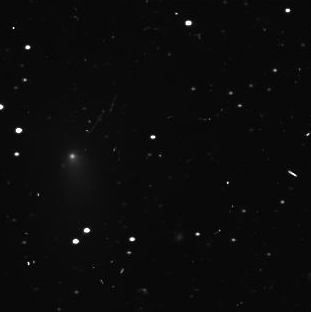
%> input picture LongExposure/long_pic_2.png, 311 x 312 px
$ octave LongExposure.m   (GNU Octave 9; MATLAB toolbox functions it lacks are replaced by stand-ins)
%> lines starting %> are read from the running program, lines starting %| are printed output that depends on the picture
### Holding Point/prepro.m
function [photoA] = prepro(photoA,set_prepro)
%--------------------------------------------------------------------------
% performs threshold and median filter on the input photos
%--------------------------------------------------------------------------

med = set_prepro.med;
thres = set_prepro.thres;

% smooth single point noise
photoA = medfilt2(photoA,[med,med]);


% apply threshold
photoA = photoA.*(photoA>thres);


end

### LongExposure/LongExposure.m
close all
clear all

% update long exposure picture (1 - 5)
sky_raw = rgb2gray(imread('long_pic_2.png'));   % convert in grey
%> sky_raw: size 312x311 uint8; min 0, max 255, mean 11
sky_raw = im2double(sky_raw);                   % resize between [0,1]
%> sky_raw: size 312x311 double

figure
imshow(sky_raw)


% preprocessing
set_prepro.med = 3;
set_prepro.thres = 0.3;
[sky] = prepro(sky_raw,set_prepro);
%> in prepro, `photoA = photoA.*(photoA>thres);`:
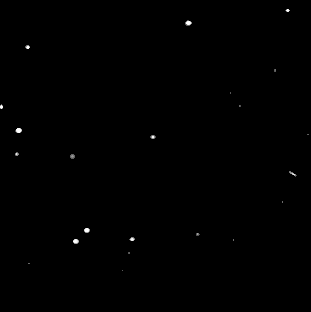
%> photoA: size 312x311 double; min 0, max 1, mean 0.00187
% sky = imbinarize(sky_raw);
% sky = edge(sky,'canny');
% sky = bwmorph(sky,'thin');

figure
imshow(sky)


% Hough Transform Agorithm
[H, T, R] = hough(sky);
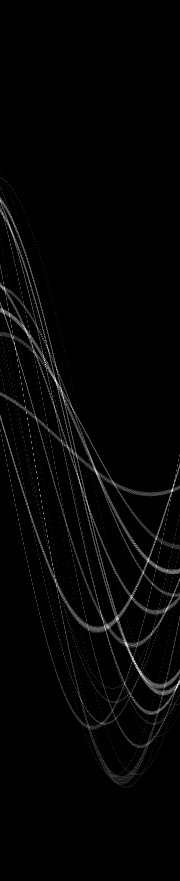
%> H: size 881x180 double; min 0, max 16, mean 0.314; drawn with min black and max white
%> T = 180 values from -90 to 89; R = 881 values from -440 to 440
P = houghpeaks(H,1);
%> P = [664 136]
L = houghlines(sky,T,R,P,'MinLength',5);
%> L = 1 line; point1 to point2 (x, y): (88, 229) to (75, 243)


figure
imshow(sky_raw); hold on
plot(L.point1(1),L.point1(2),'g*'); hold on
plot(L.point2(1),L.point2(2),'g*'); hold on
%> after `plot(L.point2(1),L.point2(2),'g*')`:
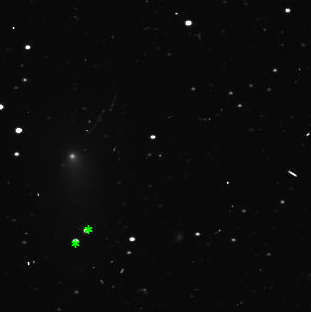
%> figure redrawn from the program's plot data

$ run again, with LongExposure/long_pic_1.png copied over LongExposure/long_pic_2.png
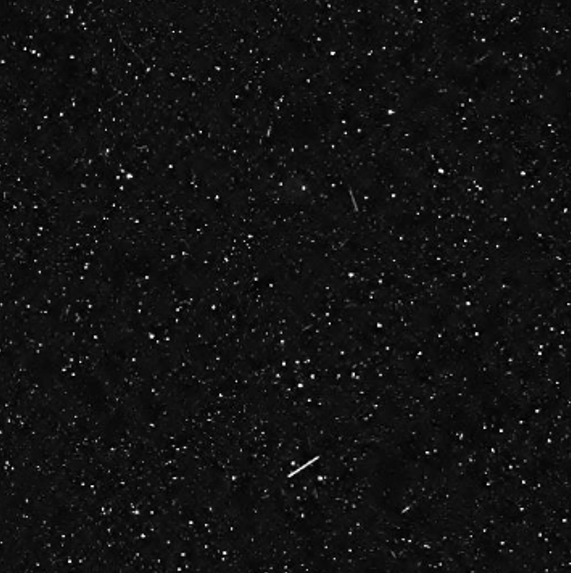
%> input picture LongExposure/long_pic_1.png, 571 x 573 px
%> `[H, T, R] = hough(sky);`:
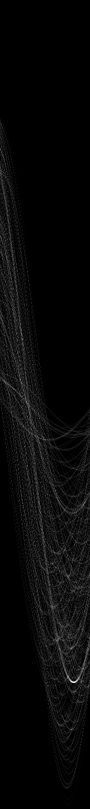
%> H: size 1617x180 double (shown at 1/2 size); min 0, max 40, mean 1.4; drawn with min black and max white
%> T = 180 values from -90 to 89; R = 1617 values from -808 to 808
%> P = [1364 145]
%> L = 1 line; point1 to point2 (x, y): (317, 457) to (290, 477)
%> `plot(L.point2(1),L.point2(2),'g*')`:
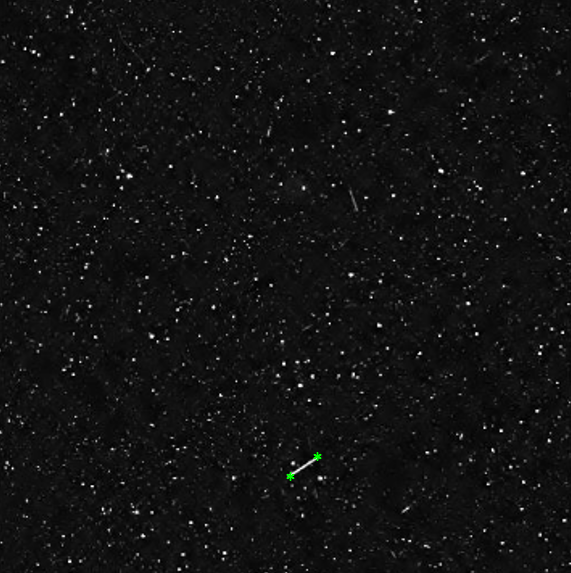
%> figure redrawn from the program's plot data

$ run again, with LongExposure/long_pic_3.png copied over LongExposure/long_pic_2.png
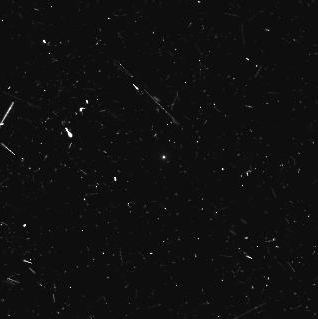
%> input picture LongExposure/long_pic_3.png, 318 x 319 px
%> `[H, T, R] = hough(sky);`:
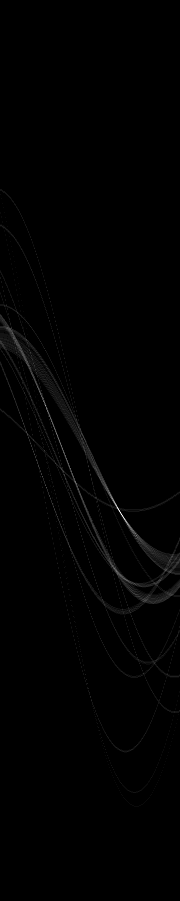
%> H: size 901x180 double; min 0, max 25, mean 0.1; drawn with min black and max white
%> T = 180 values from -90 to 89; R = 901 values from -450 to 450
%> P = [510 119]
%> L = 1 line; point1 to point2 (x, y): (2, 124) to (13, 105)
%> `plot(L.point2(1),L.point2(2),'g*')`:
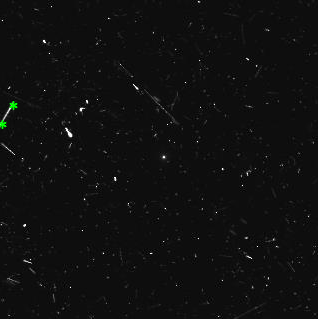
%> figure redrawn from the program's plot data

$ run again, with LongExposure/long_pic_4.png copied over LongExposure/long_pic_2.png
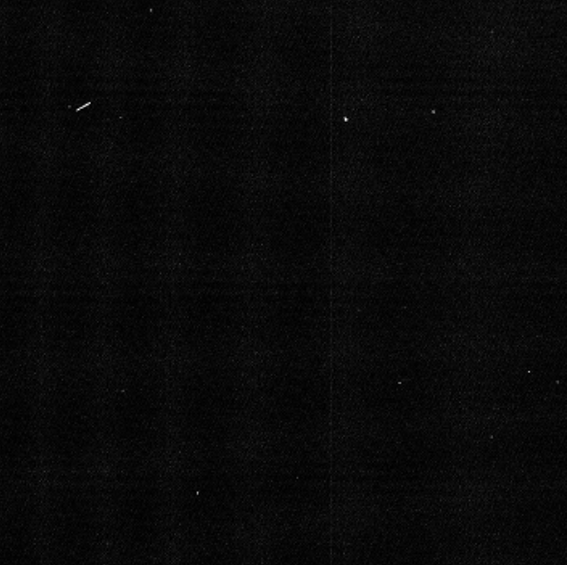
%> input picture LongExposure/long_pic_4.png, 567 x 565 px
%> `[H, T, R] = hough(sky);`:
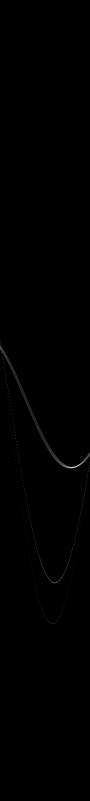
%> H: size 1601x180 double (shown at 1/2 size); min 0, max 16, mean 0.0306; drawn with min black and max white
%> T = 180 values from -90 to 89; R = 1601 values from -800 to 800
%> P = [935 148]
%> L = 1 line; point1 to point2 (x, y): (90, 103) to (78, 111)
%> `plot(L.point2(1),L.point2(2),'g*')`:
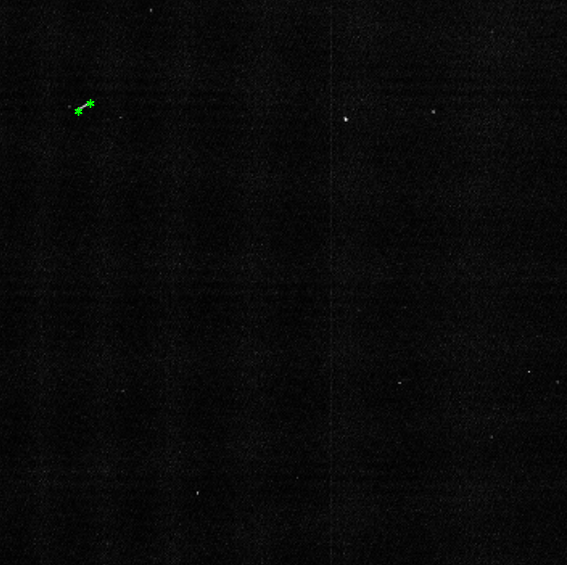
%> figure redrawn from the program's plot data
